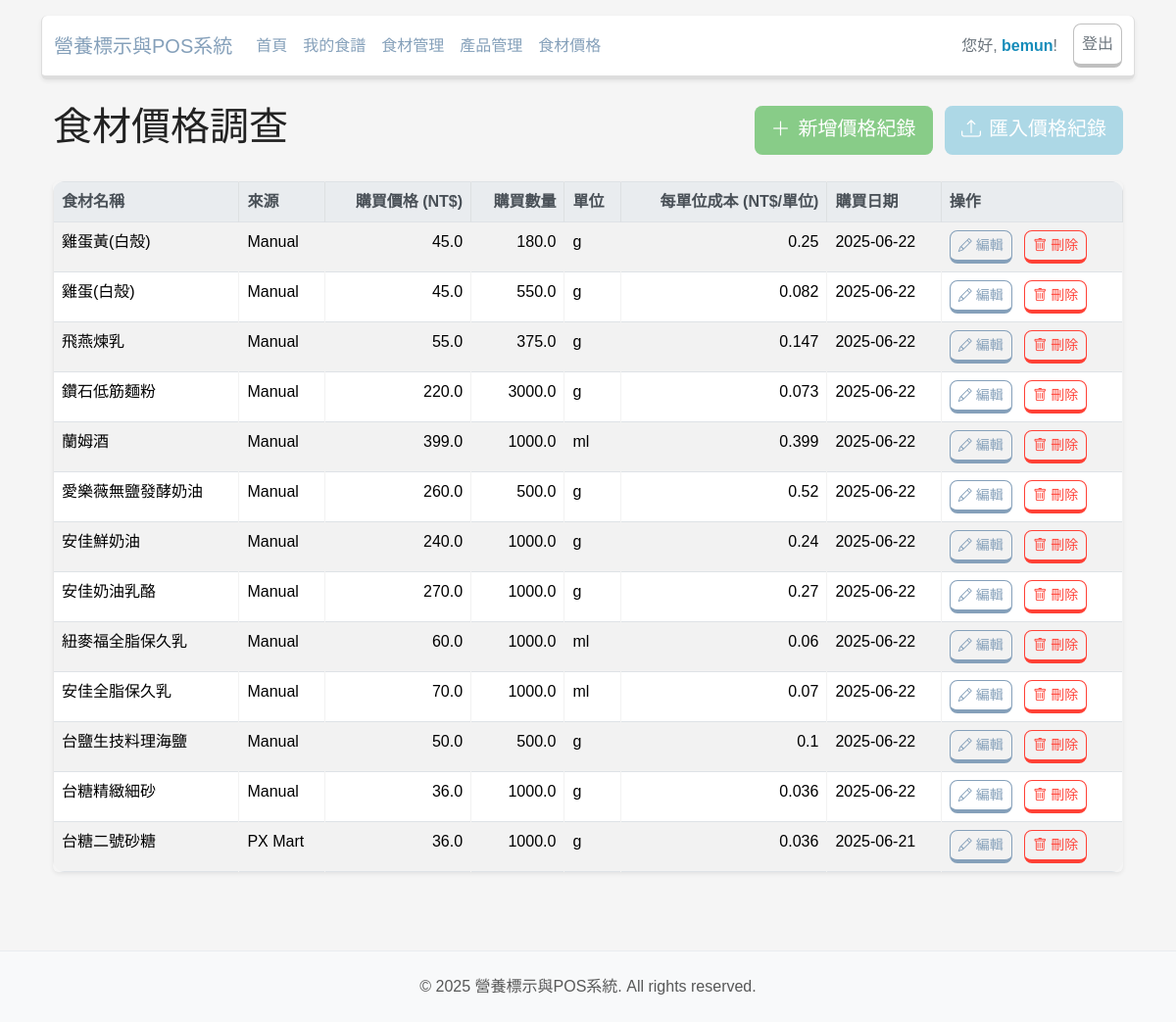
Page /pricing/ (signed in) on the committed database.
### app/models.py (models this page shows, shortened)
class User(UserMixin, db.Model):
    __tablename__ = 'users'
    id = db.Column(db.Integer, primary_key=True)
    username = db.Column(db.String(64), index=True, unique=True, nullable=False)
    email = db.Column(db.String(120), index=True, unique=True, nullable=False)
    password_hash = db.Column(db.String(128))
    created_at = db.Column(db.DateTime(timezone=True), server_default=func.now())
    updated_at = db.Column(db.DateTime(timezone=True), onupdate=func.now())
    recipes = db.relationship('Recipe', back_populates='author', lazy='dynamic')
    products = db.relationship('Product', back_populates='creator', lazy='dynamic')
    ingredients = db.relationship('Ingredient', back_populates='creator', lazy='dynamic')
    orders = db.relationship('Order', back_populates='staff', lazy='dynamic')
    ingredient_prices = db.relationship('IngredientPrice', back_populates='user', lazy='dynamic')

class IngredientPrice(db.Model):
    __tablename__ = 'ingredient_prices'
    id = db.Column(db.Integer, primary_key=True)
    ingredient_id = db.Column(db.Integer, db.ForeignKey('ingredients.id'), nullable=False)
    user_id = db.Column(db.Integer, db.ForeignKey('users.id'), nullable=False)
    source = db.Column(db.String(64), nullable=False, default='Manual')
    price = db.Column(db.Float, nullable=False)
    quantity = db.Column(db.Float, nullable=False)
    unit = db.Column(db.String(16), nullable=False, default='g')
    purchase_date = db.Column(db.DateTime(timezone=True), server_default=func.now())
    created_at = db.Column(db.DateTime(timezone=True), server_default=func.now())
    updated_at = db.Column(db.DateTime(timezone=True), onupdate=func.now())
    ingredient = db.relationship('Ingredient', back_populates='prices')
    user = db.relationship('User', back_populates='ingredient_prices')
    def calculate_cost_per_gram(self):
        if self.quantity and self.quantity > 0:
            converted_quantity_base_unit = self.quantity
            unit_lower = self.unit.lower()
            if unit_lower == 'kg':
                converted_quantity_base_unit *= 1000
            elif unit_lower == 'l':
                converted_quantity_base_unit *= 1000 # 假設液體密度約為 1g/ml
            elif unit_lower == 'ml':
                pass # ml 直接視為與 g 等效（針對液體）
            elif unit_lower in ['個', '包', '片', '顆', '條', '塊']:
                pass # 不進行轉換，直接使用 quantity
            return self.price / converted_quantity_base_unit
        return 0

class Ingredient(db.Model):
    __tablename__ = 'ingredients'
    id = db.Column(db.Integer, primary_key=True)
    food_name = db.Column(db.String(128), nullable=False, index=True)
    source = db.Column(db.String(16), nullable=False, default='USER')
    created_at = db.Column(db.DateTime(timezone=True), server_default=func.now())
    updated_at = db.Column(db.DateTime(timezone=True), onupdate=func.now())
    user_id = db.Column(db.Integer, db.ForeignKey('users.id'))
    creator = db.relationship('User', back_populates='ingredients')
    tfda_id = db.Column(db.String(64), unique=True, nullable=True, index=True)
    cost_per_unit = db.Column(db.Float, nullable=False, default=0)
    unit_name = db.Column(db.String(16), default='g')
    prices = db.relationship('IngredientPrice', back_populates='ingredient', lazy='dynamic', cascade="all, delete-orphan")
    calories_kcal = db.Column(db.Float, default=0)
    protein_g = db.Column(db.Float, default=0)
    fat_g = db.Column(db.Float, default=0)
    saturated_fat_g = db.Column(db.Float, default=0)
    trans_fat_g = db.Column(db.Float, default=0)
    carbohydrate_g = db.Column(db.Float, default=0)
    sugar_g = db.Column(db.Float, default=0)
    sodium_mg = db.Column(db.Float, default=0)

### app/pricing/routes.py (the view)
@bp.route('/')
@login_required
def index():
    prices = IngredientPrice.query.filter_by(user=current_user).order_by(IngredientPrice.purchase_date.desc()).all()
    return render_template('pricing/index.html', title='食材價格調查', prices=prices)

### app/models.py (called while the page is built)
@login.user_loader
def load_user(id):
    return User.query.get(int(id))

### app/templates/pricing/index.html
{% extends "base.html" %}
{% block content %}
<div class="container">
    <div class="d-flex justify-content-between align-items-center mb-4">
        <h1>{{ title }}</h1>
        <div>
            <a href="{{ url_for('pricing.add_price') }}" class="btn btn-success btn-lg me-2">
                <i class="bi bi-plus-lg me-2"></i>新增價格紀錄
            </a>
            <a href="{{ url_for('pricing.upload_prices') }}" class="btn btn-info btn-lg">
                <i class="bi bi-upload me-2"></i>匯入價格紀錄
            </a>
        </div>
    </div>
    {% if prices %}
        <div class="table-responsive shadow-sm rounded">
            <table class="table table-striped table-hover table-bordered mb-0">
                <thead>
                    <tr>
                        <th>食材名稱</th>
                        <th>來源</th>
                        <th class="text-end">購買價格 (NT$)</th>
                        <th class="text-end">購買數量</th>
                        <th>單位</th>
                        <th class="text-end">每單位成本 (NT$/單位)</th>
                        <th>購買日期</th>
                        <th>操作</th>
                    </tr>
                </thead>
                <tbody>
                    {% for price in prices %}
                    <tr>
                        <td>{{ price.ingredient.food_name }}</td>
                        <td>{{ price.source }}</td>
                        <td class="text-end">{{ price.price | round(2) }}</td>
                        <td class="text-end">{{ price.quantity | round(3) }}</td>
                        <td>{{ price.unit }}</td>
                        <td class="text-end">{{ price.calculate_cost_per_gram() | round(3) }}</td>
                        <td>{{ price.purchase_date.strftime('%Y-%m-%d') }}</td>
                        <td>
                            <a href="{{ url_for('pricing.edit_price', price_id=price.id) }}" class="btn btn-sm btn-outline-primary me-2">
                                <i class="bi bi-pencil me-1"></i>編輯
                            </a>
                            <form action="{{ url_for('pricing.delete_price', price_id=price.id) }}" method="post" onsubmit="return confirm('確定要刪除這筆價格紀錄嗎？');" class="d-inline">
                                <button type="submit" class="btn btn-sm btn-outline-danger">
                                    <i class="bi bi-trash me-1"></i>刪除
                                </button>
                            </form>
                        </td>
                    </tr>
                    {% endfor %}
                </tbody>
            </table>
        </div>
    {% else %}
        <div class="alert alert-secondary mt-5 text-center p-4 rounded shadow-sm">
            <h4 class="alert-heading">目前沒有食材價格紀錄喔！</h4>
            <p>點擊上方「新增價格紀錄」或「匯入價格紀錄」來開始管理您的食材成本吧！</p>
        </div>
    {% endif %}
</div>
{% endblock %}

### app/templates/base.html (shortened to what this page needs)
<!doctype html>
<html>
  <head>
    <link href="https://bootswatch.com/5/lumen/bootstrap.min.css" rel="stylesheet">
    <link href="{{ url_for('static', filename='css/main.css') }}" rel="stylesheet">
    <link rel="stylesheet" href="https://cdn.jsdelivr.net/npm/bootstrap-icons@1.11.3/font/bootstrap-icons.min.css">
  </head>
  <body>
    <div class="container">
      <nav class="navbar navbar-expand-lg navbar-light bg-light rounded shadow-sm mt-3">
        <div class="container-fluid">
          <a class="navbar-brand" href="{{ url_for('main.index') }}">營養標示與POS系統</a>
          <div class="collapse navbar-collapse" id="navbarNav">
            <ul class="navbar-nav me-auto mb-2 mb-lg-0">
              <li class="nav-item">
                <a class="nav-link" href="{{ url_for('main.index') }}">首頁</a>
              </li>
              {% if current_user.is_authenticated %}
              <li class="nav-item">
                <a class="nav-link" href="{{ url_for('recipes.index') }}">我的食譜</a>
              </li>
              <li class="nav-item">
                <a class="nav-link" href="{{ url_for('recipes.manage_ingredients') }}">食材管理</a>
              </li>
              <li class="nav-item">
                <a class="nav-link" href="{{ url_for('products.index') }}">產品管理</a>
              </li>
              <li class="nav-item">
                <a class="nav-link" href="{{ url_for('pricing.index') }}">食材價格</a>
              </li>
              {% endif %}
            </ul>
            <ul class="navbar-nav">
              {% if current_user.is_authenticated %}
              <li class="nav-item d-flex align-items-center me-3">
                <span class="navbar-text">您好, <strong class="text-primary">{{ current_user.username }}</strong>!</span>
              </li>
              <li class="nav-item">
                <a class="nav-link btn btn-outline-secondary btn-sm" href="{{ url_for('auth.logout') }}">登出</a>
              </li>
              {% endif %}
            </ul>
          </div>
        </div>
      </nav>
    </div>
    <div class="container mt-4">
    {% block content %}{% endblock %}
    </div>
    <footer class="footer">
      <div class="container">
        <span class="text-muted">© 2025 營養標示與POS系統. All rights reserved.</span>
      </div>
    </footer>
  </body>
</html>

### app/static/css/main.css (style rules this page uses)
:root { --bs-primary-light: #A0B3C9; --bs-secondary-light: #C0C0C0; --bs-success-light: #B4D7BF; --bs-info-light: #ADD8E6; --bs-warning-light: #F0E68C; --bs-danger-light: #F2B4B4; --bs-primary: #85A0BA; --bs-success: #88CC88; --card-border-radius: 0.75rem; --card-shadow: rgba(0, 0, 0, 0.08) 0px 4px 12px; }
body { background-color: #f5f5f5; font-family: '微軟正黑體', 'Microsoft JhengHei', sans-serif; }
.navbar { background-color: #FFFFFF !important; border-radius: var(--card-border-radius); box-shadow: var(--card-shadow); margin-top: 1.5rem; }
.navbar-brand, .nav-link { color: var(--bs-primary) !important; }
.navbar-text { color: #6c757d !important; }
.btn-outline-secondary { border-color: var(--bs-secondary-light) !important; color: #6c757d !important; }
.btn { border-radius: 0.5rem; font-weight: 500; }
.btn-success { background-color: var(--bs-success) !important; border-color: var(--bs-success) !important; }
.btn-info { background-color: var(--bs-info-light) !important; border-color: var(--bs-info-light) !important; }
.btn-outline-primary { border-color: var(--bs-primary) !important; color: var(--bs-primary) !important; }
.table { border-radius: var(--card-border-radius); overflow: hidden; }
.table th, .table td { border-color: rgba(0, 0, 0, 0.05); }
.table thead th { background-color: #e9ecef; color: #495057; }
.footer { padding: 1.5rem 0; margin-top: 5rem; border-top: 1px solid #e9ecef; background-color: #f8f9fa; color: #6c757d; text-align: center; }
.table .text-end { text-align: right; }

### rows in the picture
User: username "bemun"
IngredientPrice: ingredient.food_name "雞蛋黃(白殼)", source "Manual", price "45.0", quantity "180.0", unit "g", calculate_cost_per_gram "0.25", purchase_date "2025-06-22"
IngredientPrice: ingredient.food_name "雞蛋(白殼)", source "Manual", price "45.0", quantity "550.0", unit "g", calculate_cost_per_gram "0.082", purchase_date "2025-06-22"
IngredientPrice: ingredient.food_name "飛燕煉乳", source "Manual", price "55.0", quantity "375.0", unit "g", calculate_cost_per_gram "0.147", purchase_date "2025-06-22"
IngredientPrice: ingredient.food_name "鑽石低筋麵粉", source "Manual", price "220.0", quantity "3000.0", unit "g", calculate_cost_per_gram "0.073", purchase_date "2025-06-22"
IngredientPrice: ingredient.food_name "蘭姆酒", source "Manual", price "399.0", quantity "1000.0", unit "ml", calculate_cost_per_gram "0.399", purchase_date "2025-06-22"
IngredientPrice: ingredient.food_name "愛樂薇無鹽發酵奶油", source "Manual", price "260.0", quantity "500.0", unit "g", calculate_cost_per_gram "0.52", purchase_date "2025-06-22"
IngredientPrice: ingredient.food_name "安佳鮮奶油", source "Manual", price "240.0", quantity "1000.0", unit "g", calculate_cost_per_gram "0.24", purchase_date "2025-06-22"
IngredientPrice: ingredient.food_name "安佳奶油乳酪", source "Manual", price "270.0", quantity "1000.0", unit "g", calculate_cost_per_gram "0.27", purchase_date "2025-06-22"
IngredientPrice: ingredient.food_name "紐麥福全脂保久乳", source "Manual", price "60.0", quantity "1000.0", unit "ml", calculate_cost_per_gram "0.06", purchase_date "2025-06-22"
IngredientPrice: ingredient.food_name "安佳全脂保久乳", source "Manual", price "70.0", quantity "1000.0", unit "ml", calculate_cost_per_gram "0.07", purchase_date "2025-06-22"
IngredientPrice: ingredient.food_name "台鹽生技料理海鹽", source "Manual", price "50.0", quantity "500.0", unit "g", calculate_cost_per_gram "0.1", purchase_date "2025-06-22"
IngredientPrice: ingredient.food_name "台糖精緻細砂", source "Manual", price "36.0", quantity "1000.0", unit "g", calculate_cost_per_gram "0.036", purchase_date "2025-06-22"
IngredientPrice: ingredient.food_name "台糖二號砂糖", source "PX Mart", price "36.0", quantity "1000.0", unit "g", calculate_cost_per_gram "0.036", purchase_date "2025-06-21"

### other values in the picture
{{ title }} "食材價格調查"
